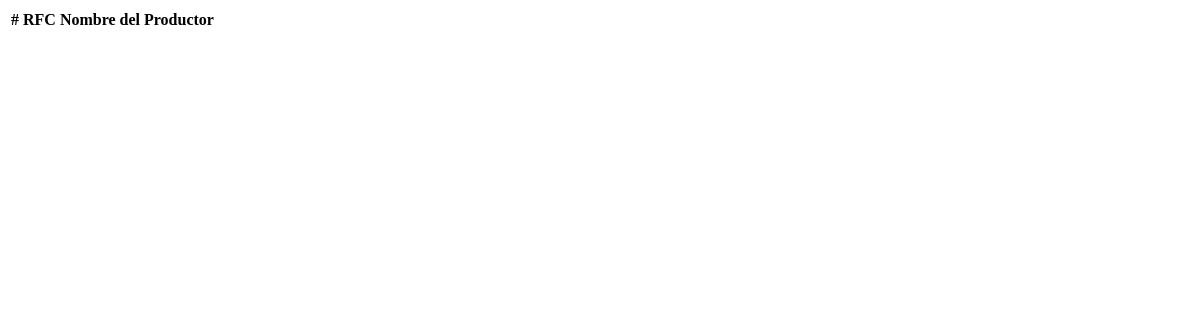
Before: /empaque/buscar/buscar_productores.php with the older database file.
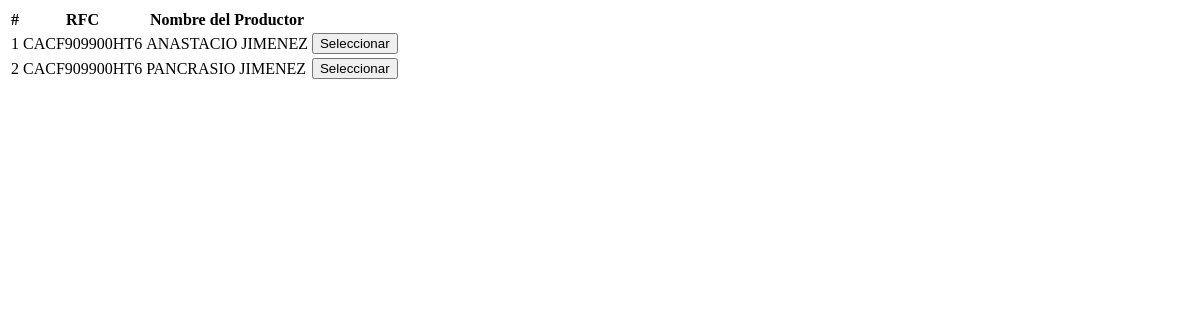
After: the same page with the newer database file.
### tables this page shows
CREATE TABLE IF NOT EXISTS `empresa_productores` (
  `id_productor` int(11) NOT NULL AUTO_INCREMENT,
  `nombre_productor` varchar(100) NOT NULL,
  `apellido_productor` varchar(100) NOT NULL,
  `telefono_productor` varchar(20) NOT NULL,
  `direccion_productor` text NOT NULL,
  `rfc_productor` varchar(15) NOT NULL,
  `id_usuario_fk` int(11) NOT NULL,
  `id_usuario_que_registro` int(11) NOT NULL,
  `fecha_registro_prod` date NOT NULL,
  `fecha_modificacion_prod` date NOT NULL,
  `estado` int(1) NOT NULL DEFAULT '1',
  PRIMARY KEY (`id_productor`),
  KEY `id_usuario_fk` (`id_usuario_fk`)
);

### empaque/buscar/buscar_productores.php (the view, shortened to what this page needs)
<!DOCTYPE html>
<html>
	<head>
	</head>
	<body>
		<table class="table">
			<thead>
				<th class="centro">#</th>
				<th>RFC</th>
				<th>Nombre del Productor</th>
				<th class="derecha"></th>
			</thead>
			<tbody>
				<?php
					$productor = $_POST['productor'];
					$cont = 1;
				    $consulta = "SELECT * FROM empresa_productores WHERE estado = 1 AND nombre_productor LIKE '%$productor%' ORDER BY nombre_productor ASC";
					$resultado = mysql_query($consulta);
					while($row = mysql_fetch_array($resultado)){ ?>
						<tr>
							<td class="centro"><?php echo $cont; ?></td>
							<td><?php echo $row['rfc_productor']; ?></td>
			          		<td><?php echo $row['nombre_productor'] . " " . $row['apellido_productor']; ?></td>
				        	<td class="derecha">
				        		<button class="btn btn-success" data-dismiss="modal" onClick="seleccionarProductor(<?php echo $row['id_productor']; ?>, '<?php echo $row['rfc_productor'] .' - '. $row['nombre_productor'] .' '. $row['apellido_productor']; ?>');"><i class="glyphicon glyphicon-ok"></i> Seleccionar</button>
				        	</td>
				        	<?php $cont++; ?>
			    	    </tr>
					<?php }
				?>
			</tbody>
		</table>
	</body>
</html>

Changed rows visible on the page:
added empresa_productores: rfc_productor "CACF909900HT6", nombre_productor "ANASTACIO", apellido_productor "JIMENEZ"
added empresa_productores: rfc_productor "CACF909900HT6", nombre_productor "PANCRASIO", apellido_productor "JIMENEZ"
